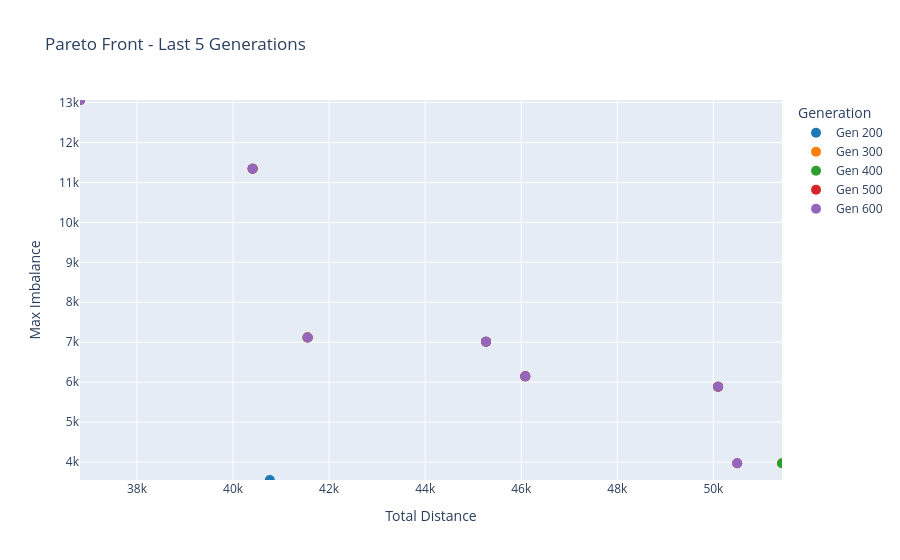

The notebook cell this image was saved under:
### Code cell
plot_last_generations(data_logger, n_last=5)

### Figure 1 — Plotly figure (JSON) as saved in the notebook; plotly's stock layout.template omitted (floating-point values rounded to 4 significant figures)
{"data": [{"marker": {"color": "#1f77b4", "size": 10}, "mode": "markers", "name": "Gen 200", "type": "scatter", "x": [36814, 40766], "y": [13064, 3551]}, {"marker": {"color": "#ff7f0e", "size": 10}, "mode": "markers", "name": "Gen 300", "type": "scatter", "x": [36814, 46084, 50097, 45267, 41552, 51428, 40408], "y": [13064, 6146, 5884, 7012, 7119, 3972, 11345]}, {"marker": {"color": "#2ca02c", "size": 10}, "mode": "markers", "name": "Gen 400", "type": "scatter", "x": [36814, 46084, 50097, 45267, 41552, 51428, 40408], "y": [13064, 6146, 5884, 7012, 7119, 3972, 11345]}, {"marker": {"color": "#d62728", "size": 10}, "mode": "markers", "name": "Gen 500", "type": "scatter", "x": [36814, 46084, 50097, 45267, 41552, 50495, 40408], "y": [13064, 6146, 5884, 7012, 7119, 3972, 11345]}, {"marker": {"color": "#9467bd", "size": 10}, "mode": "markers", "name": "Gen 600", "type": "scatter", "x": [36814, 46084, 50097, 45267, 41552, 50495, 40408], "y": [13064, 6146, 5884, 7012, 7119, 3972, 11345]}], "layout": {"legend": {"title": {"text": "Generation"}}, "title": {"text": "Pareto Front - Last 5 Generations"}, "xaxis": {"range": [36814, 51428], "title": {"text": "Total Distance"}}, "yaxis": {"range": [3551, 13064], "title": {"text": "Max Imbalance"}}}}
